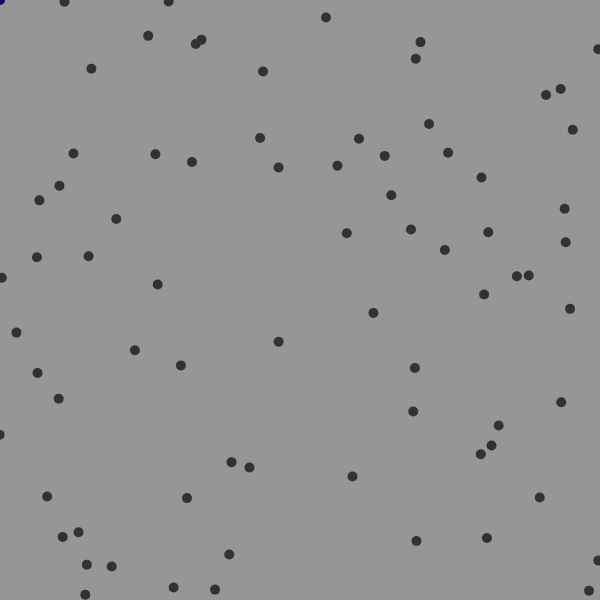
Frame 1 (no input)
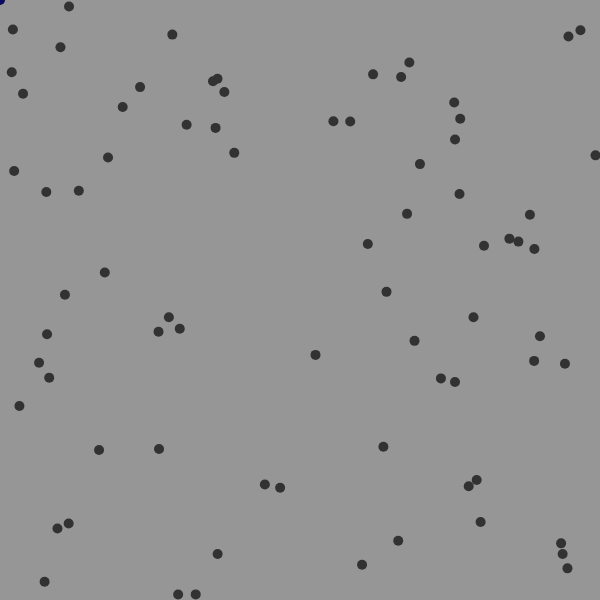
Frame 60 (no input)
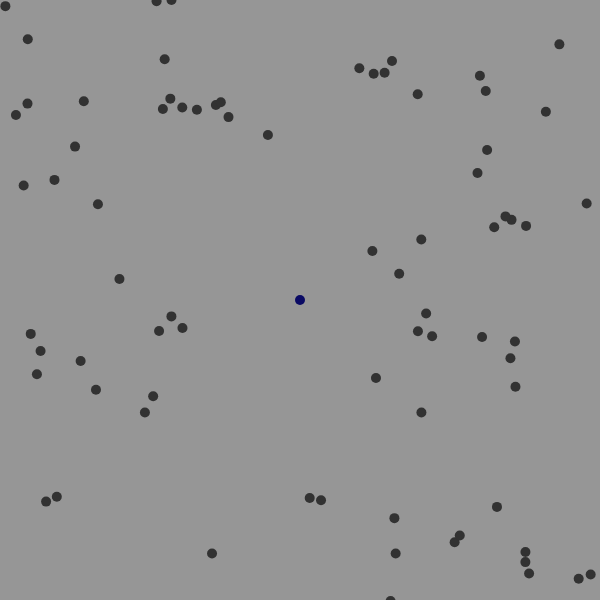
Frame 120 (the mouse pressed at the canvas centre since frame 60)

The p5.js sketch that drew these frames (run headless with seeded random() and noise() and a simulated clock; from frame 60 on, the mouse is pressed at the canvas centre):

// p5.js sketch
// ── sketch.js
function pos(n) {
	if (n < 0) {
		n *= -1
	}
	return n
}

function Boid(x,y,xV,yV) {
	this.x = x
	this.y = y
	this.xVel = xV
	this.yVel = yV
	this.xAcc = 0
	this.yAcc = 0
	this.err = 0.05
	this.will = 0.25
	this.sight = 20
	this.dist = function(otherX, otherY) {
		return sqrt( pos(otherX-this.x)**2 + pos(otherY-this.y)**2 )
	}
	this.update = function(boids) {
		//Flocking
		av_xVel = 0
		av_yVel = 0
		av_amt = 0
		if (mouseBoid & this.dist(mouseX,mouseY) < this.sight) {
			av_amt += 1
			av_xVel += mouseXVel
			av_yVel += mouseYVel
		}
		for (boidI in boids) {
			if (this.dist(boids[boidI].x, boids[boidI].y) < this.sight) {
				av_amt += 1
				av_xVel += boids[boidI].xVel
				av_yVel += boids[boidI].yVel
			}
		}
		if (av_amt > 0) {
			av_xVel /= av_amt
			av_yVel /= av_amt
		}
		this.xAcc += (av_xVel-this.xVel)*this.will
		this.yAcc += (av_yVel-this.yVel)*this.will

		//Add a bit of error
		this.xAcc += random(-this.err, this.err)
		this.yAcc += random(-this.err, this.err)

		//Physics
		this.xVel += this.xAcc
		this.yVel += this.yAcc

		this.xAcc = 0
		this.yAcc = 0

		this.x += this.xVel
		this.y += this.yVel

		//Off screen
		if (this.x < 0 || this.x > width) {
			this.x = width-this.x
		}
		if (this.y < 0 || this.y > height) {
			this.y = width-this.y
		}
	}
}

function setup() {
	createCanvas(600,600)
	mouseBoid = true
	mouseXPrev = 0
	mouseYPrev = 0
	mouseXVel = 0
	mouseYVel = 0
	boids = []
	for (i=0; i < 75; i++) {
		boids.push(new Boid(random(width), random(height), random(-1,1), random(-1,1)))
	}
}

function draw() {
	mouseXVel = mouseX-mouseXPrev
	mouseYVel = mouseY-mouseYPrev
	background(150)
	stroke(50)
	strokeWeight(10)
	noFill()
	for (i in boids) {
		boids[i].update(boids)
		point(boids[i].x, boids[i].y)
	}
	stroke(10,10,100)
	point(mouseX, mouseY)
	mouseXPrev = mouseX
	mouseYPrev = mouseY
}
